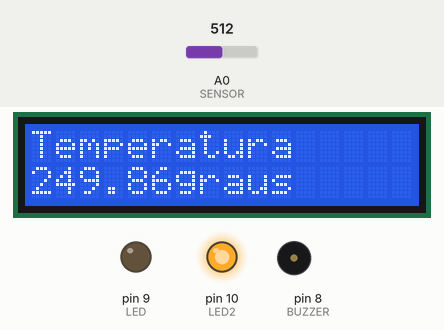
Simulated run of this sketch. Board: Arduino Uno, built with avr-gcc and run on an emulated ATmega328P. On the bench: 16×2 character LCD, output pins drawn as LEDs (lit = HIGH), buzzer (waves = sounding). The inputs (shaded band) are chosen by the test bench; at power-on: A0 (SENSOR) = 512. Pins used as bus, display or sensor lines are not drawn.

Above: at 1.2 s.
1.3 s: A0 (SENSOR) set to 49
At 2.9 s:
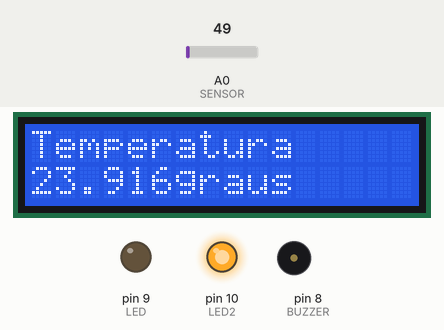
3.5 s: A0 (SENSOR) set to 42
At 7.4 s:
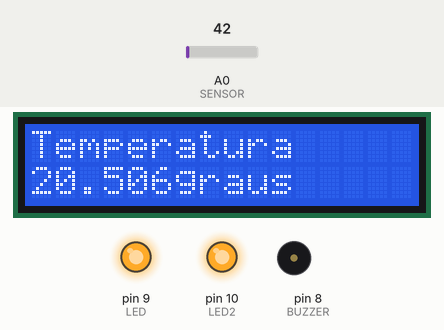
7.6 s: A0 (SENSOR) set to 122
At 10.5 s:
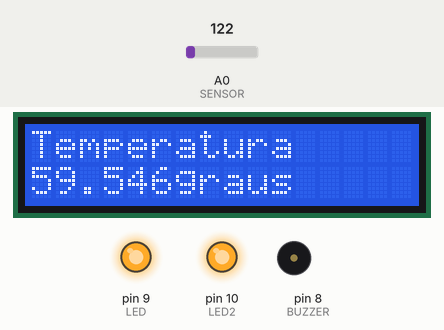
Timing chart, 0 to 12.0 s (numbered marks = the images above; inputs shaded):
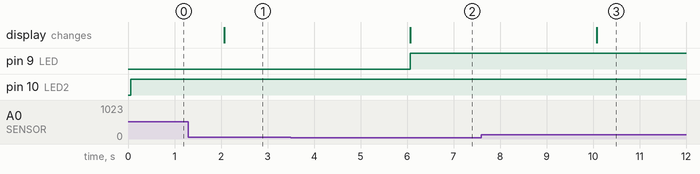

The sketch:

LCDTemperaturaBuzzer.ino
```cpp
#include <LiquidCrystal.h> // Importo a biblioteca que usaremos
#define SENSOR 0 // Defino o pino de entrada para o sensor
#define BUZZER 8// Defino o pino do Buzzer
#define LED 9 // Led Vermelho
#define LED2 10 // Led Verde

LiquidCrystal lcd(12, 11, 5, 4, 3, 2); // registro os pinos do LCD

int val = 0; // valor de leitura do sensor

void setup(){
  pinMode(BUZZER, OUTPUT);
  pinMode(LED, OUTPUT);
  pinMode(LED2, OUTPUT);
  lcd.begin(16,2); // Numero de colunas e linhas que iremos usar
  lcd.print("Temperatura"); // Mensagem da primeira Linha
}

void loop(){
  val = analogRead(SENSOR); // Leio o valor do sensor

  float voltage = val * 0.00488; // calculo para saber o valor da temperatura
  voltage = voltage * 100; // Ajuste de temperatura

  if(voltage < 22){
    tone(8,2093,4);
    delay(1000);
    noTone(10);
    delay(1000);
    digitalWrite(LED, HIGH); // Ligo o led Vermelho
  } else {
    digitalWrite(LED2, HIGH); // Ligo o led Verde
  }

  lcd.setCursor(0,1); // Coloco o cursor na segunda linha, coluna 0
  lcd.print(voltage); // Escrevo o valor da temperatura no Curso
  lcd.setCursor(6,1); // Coloco o cursor na segunda linha, coluna 6
  lcd.print("graus"); // Escrevo a segunda parte da mensagem
  delay(1000);        // Delay de um segundo, para melhor imprimir as informacoes
}
```

Measured:
- the behaviour switches between 46 and 45 on A0 (SENSOR) (found by bisection; images 1 and 2)
- after the input at 1.3 s, the display: changes after 0.77 s (image 1)
- after the input at 3.5 s, pin 9 (LED): LOW → HIGH after 2.6 s; the display: changes after 2.6 s (image 2)
- after the input at 7.6 s, the display: changes after 2.5 s (image 3)
